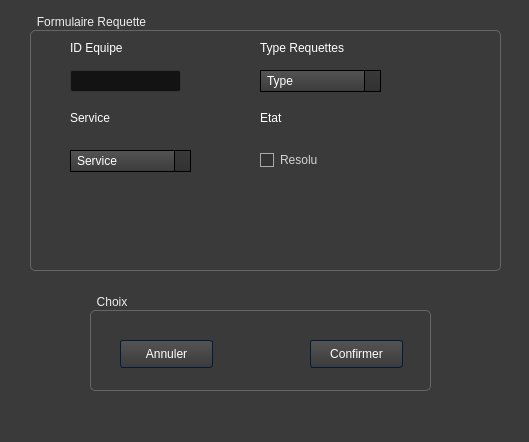
<?xml version="1.0" encoding="UTF-8"?>
<ui version="4.0">
 <class>ModW</class>
 <widget class="QDialog" name="ModW">
  <property name="geometry">
   <rect>
    <x>0</x>
    <y>0</y>
    <width>529</width>
    <height>442</height>
   </rect>
  </property>
  <property name="windowTitle">
   <string>Dialog</string>
  </property>
  <property name="styleSheet">
   <string notr="true">/*-----QWidget-----*/
QWidget
{
        background-color: #3a3a3a;
        color: #fff;
        selection-background-color: #b78620;
        selection-color: #000;

}


/*-----QLabel-----*/
QLabel
{
        background-color: transparent;
        color: #fff;

}


/*-----QMenuBar-----*/
QMenuBar
{
        background-color: qlineargradient(spread:repeat, x1:1, y1:0, x2:1, y2:1, stop:0 rgba(57, 57, 57, 255),stop:1 rgba(50, 50, 50, 255));
        border: 1px solid #000;
        color: #fff;

}


QMenuBar::item
{
        background-color: transparent;

}


QMenuBar::item:selected
{
        background-color: rgba(183, 134, 32, 20%);
        border: 1px solid #b78620;
        color: #fff;

}


QMenuBar::item:pressed
{
        background-color: rgb(183, 134, 32);
        border: 1px solid #b78620;
        color: #fff;

}


/*-----QMenu-----*/
QMenu
{
    background-color: qlineargradient(spread:repeat, x1:1, y1:0, x2:1, y2:1, stop:0 rgba(57, 57, 57, 255),stop:1 rgba(50, 50, 50, 255));
    border: 1px solid #222;
    padding: 4px;
        color: #fff;

}


QMenu::item
{
    background-color: transparent;
    padding: 2px 20px 2px 20px;

}


QMenu::separator
{
        background-color: rgb(183, 134, 32);
        height: 1px;

}


QMenu::item:disabled
{
    color: #555;
    background-color: transparent;
    padding: 2px 20px 2px 20px;

}


QMenu::item:selected
{
        background-color: rgba(183, 134, 32, 20%);
        border: 1px solid #b78620;
        color: #fff;

}


/*-----QToolBar-----*/
QToolBar
{
        background-color: qlineargradient(spread:repeat, x1:1, y1:0, x2:1, y2:1, stop:0 rgba(69, 69, 69, 255),stop:1 rgba(58, 58, 58, 255));
        border-top: none;
        border-bottom: 1px solid #4f4f4f;
        border-left: 1px solid #4f4f4f;
        border-right: 1px solid #4f4f4f;

}


QToolBar::separator
{
        background-color: #2e2e2e;
        width: 1px;

}


/*-----QToolButton-----*/
QToolButton
{
        background-color: transparent;
        color: #fff;
        padding: 5px;
        padding-left: 8px;
        padding-right: 8px;
        margin-left: 1px;
}


QToolButton:hover
{
        background-color: rgba(183, 134, 32, 20%);
        border: 1px solid #b78620;
        color: #fff;

}


QToolButton:pressed
{
        background-color: qlineargradient(spread:repeat, x1:1, y1:0, x2:1, y2:1, stop:0 rgba(57, 57, 57, 255),stop:1 rgba(50, 50, 50, 255));
        border: 1px solid #b78620;

}


QToolButton:checked
{
        background-color: qlineargradient(spread:repeat, x1:1, y1:0, x2:1, y2:1, stop:0 rgba(57, 57, 57, 255),stop:1 rgba(50, 50, 50, 255));
        border: 1px solid #222;
}


/*-----QPushButton-----*/
QPushButton
{
        background-color: qlineargradient(spread:repeat, x1:1, y1:0, x2:1, y2:1, stop:0 rgba(84, 84, 84, 255),stop:1 rgba(59, 59, 59, 255));
        color: #ffffff;
        min-width: 80px;
        border-style: solid;
        border-width: 1px;
        border-radius: 3px;
        border-color: #051a39;
        padding: 5px;

}


QPushButton::flat
{
        background-color: transparent;
        border: none;
        color: #fff;

}


QPushButton::disabled
{
        background-color: #404040;
        color: #656565;
        border-color: #051a39;

}


QPushButton::hover
{
        background-color: rgba(183, 134, 32, 20%);
        border: 1px solid #b78620;

}


QPushButton::pressed
{
        background-color: qlineargradient(spread:repeat, x1:1, y1:0, x2:1, y2:1, stop:0 rgba(74, 74, 74, 255),stop:1 rgba(49, 49, 49, 255));
        border: 1px solid #b78620;

}


QPushButton::checked
{
        background-color: qlineargradient(spread:repeat, x1:1, y1:0, x2:1, y2:1, stop:0 rgba(74, 74, 74, 255),stop:1 rgba(49, 49, 49, 255));
        border: 1px solid #222;

}


/*-----QLineEdit-----*/
QLineEdit
{
        background-color: #131313;
        color : #eee;
        border: 1px solid #343434;
        border-radius: 2px;
        padding: 3px;
        padding-left: 5px;

}


/*-----QPlainTExtEdit-----*/
QPlainTextEdit
{
        background-color: #131313;
        color : #eee;
        border: 1px solid #343434;
        border-radius: 2px;
        padding: 3px;
        padding-left: 5px;

}


/*-----QTabBar-----*/
QTabBar::tab
{
        background-color: qlineargradient(spread:repeat, x1:1, y1:0, x2:1, y2:1, stop:0 rgba(84, 84, 84, 255),stop:1 rgba(59, 59, 59, 255));
        color: #ffffff;
        border-style: solid;
        border-width: 1px;
        border-color: #666;
        border-bottom: none;
        padding: 5px;
        padding-left: 15px;
        padding-right: 15px;

}


QTabWidget::pane
{
        background-color: red;
        border: 1px solid #666;
        top: 1px;

}


QTabBar::tab:last
{
        margin-right: 0;

}


QTabBar::tab:first:!selected
{
        background-color: #0c0c0d;
        margin-left: 0px;

}


QTabBar::tab:!selected
{
        color: #b1b1b1;
        border-bottom-style: solid;
        background-color: #0c0c0d;

}


QTabBar::tab:selected
{
        margin-bottom: 0px;

}


QTabBar::tab:!selected:hover
{
        border-top-color: #b78620;

}


/*-----QComboBox-----*/
QComboBox
{
    background-color: qlineargradient(spread:repeat, x1:1, y1:0, x2:1, y2:1, stop:0 rgba(84, 84, 84, 255),stop:1 rgba(59, 59, 59, 255));
    border: 1px solid #000;
    padding-left: 6px;
    color: #ffffff;
    height: 20px;

}


QComboBox::disabled
{
        background-color: #404040;
        color: #656565;
        border-color: #051a39;

}


QComboBox:on
{
    background-color: #b78620;
        color: #000;

}


QComboBox QAbstractItemView
{
    background-color: #383838;
    color: #ffffff;
    border: 1px solid black;
    selection-background-color: #b78620;
    outline: 0;

}


QComboBox::drop-down
{
        background-color: qlineargradient(spread:repeat, x1:1, y1:0, x2:1, y2:1, stop:0 rgba(57, 57, 57, 255),stop:1 rgba(50, 50, 50, 255));
    subcontrol-origin: padding;
    subcontrol-position: top right;
    width: 15px;
    border-left-width: 1px;
    border-left-color: black;
    border-left-style: solid;

}


QComboBox::down-arrow
{
    image: url(://arrow-down.png);
    width: 8px;
    height: 8px;
}


/*-----QSpinBox &amp; QDateTimeEdit-----*/
QSpinBox,
QDateTimeEdit
{
    background-color: #131313;
        color : #eee;
        border: 1px solid #343434;
        padding: 3px;
        padding-left: 5px;
    border-radius : 2px;

}


QSpinBox::up-button,
QDateTimeEdit::up-button
{
        border-top-right-radius:2px;
        background-color: #777777;
    width: 16px;
    border-width: 1px;

}


QSpinBox::up-button:hover,
QDateTimeEdit::up-button:hover
{
        background-color: #585858;

}


QSpinBox::up-button:pressed,
QDateTimeEdit::up-button:pressed
{
        background-color: #252525;
    width: 16px;
    border-width: 1px;

}


QSpinBox::up-arrow,
QDateTimeEdit::up-arrow
{
    image: url(://arrow-up.png);
    width: 7px;
    height: 7px;

}


QSpinBox::down-button,
QDateTimeEdit::down-button
{
        border-bottom-right-radius:2px;
        background-color: #777777;
    width: 16px;
    border-width: 1px;

}


QSpinBox::down-button:hover,
QDateTimeEdit::down-button:hover
{
        background-color: #585858;

}


QSpinBox::down-button:pressed,
QDateTimeEdit::down-button:pressed
{
        background-color: #252525;
    width: 16px;
    border-width: 1px;

}


QSpinBox::down-arrow,
QDateTimeEdit::down-arrow
{
    image: url(://arrow-down.png);
    width: 7px;
    height: 7px;

}


/*-----QGroupBox-----*/
QGroupBox
{
    border: 1px solid;
    border-color: #666666;
        border-radius: 5px;
    margin-top: 20px;

}


QGroupBox::title
{
    background-color: transparent;
    color: #eee;
    subcontrol-origin: margin;
    padding: 5px;
        border-top-left-radius: 3px;
        border-top-right-radius: 3px;

}


/*-----QHeaderView-----*/
QHeaderView::section
{
    background-color: qlineargradient(spread:repeat, x1:1, y1:0, x2:1, y2:1, stop:0 rgba(60, 60, 60, 255),stop:1 rgba(50, 50, 50, 255));
        border: 1px solid #000;
    color: #fff;
    text-align: left;
        padding: 4px;

}


QHeaderView::section:disabled
{
    background-color: #525251;
    color: #656565;

}


QHeaderView::section:checked
{
    background-color: qlineargradient(spread:repeat, x1:1, y1:0, x2:1, y2:1, stop:0 rgba(60, 60, 60, 255),stop:1 rgba(50, 50, 50, 255));
    color: #fff;

}


QHeaderView::section::vertical::first,
QHeaderView::section::vertical::only-one
{
    border-top: 1px solid #353635;

}


QHeaderView::section::vertical
{
    border-top: 1px solid #353635;

}


QHeaderView::section::horizontal::first,
QHeaderView::section::horizontal::only-one
{
    border-left: 1px solid #353635;

}


QHeaderView::section::horizontal
{
    border-left: 1px solid #353635;

}


QTableCornerButton::section
{
    background-color: qlineargradient(spread:repeat, x1:1, y1:0, x2:1, y2:1, stop:0 rgba(60, 60, 60, 255),stop:1 rgba(50, 50, 50, 255));
        border: 1px solid #000;
    color: #fff;

}


/*-----QTreeWidget-----*/
QTreeView
{
        show-decoration-selected: 1;
        alternate-background-color: #3a3a3a;
        selection-color: #fff;
        background-color: #2d2d2d;
        border: 1px solid gray;
        padding-top : 5px;
        color: #fff;
        font: 8pt;

}


QTreeView::item:selected
{
        color:#fff;
        background-color: #b78620;
        border-radius: 0px;

}


QTreeView::item:!selected:hover
{
    background-color: #262626;
    border: none;
    color: white;

}


QTreeView::branch:has-children:!has-siblings:closed,
QTreeView::branch:closed:has-children:has-siblings
{
        image: url(://tree-closed.png);

}


QTreeView::branch:open:has-children:!has-siblings,
QTreeView::branch:open:has-children:has-siblings
{
        image: url(://tree-open.png);

}


/*-----QListView-----*/
QListView
{
        background-color: qlineargradient(spread:repeat, x1:1, y1:0, x2:1, y2:1, stop:0 rgba(83, 83, 83, 255),stop:0.293269 rgba(81, 81, 81, 255),stop:0.634615 rgba(79, 79, 79, 255),stop:1 rgba(83, 83, 83, 255));
    border : none;
    color: white;
    show-decoration-selected: 1;
    outline: 0;
        border: 1px solid gray;

}


QListView::disabled
{
        background-color: #656565;
        color: #1b1b1b;
    border: 1px solid #656565;

}


QListView::item
{
        background-color: #2d2d2d;
    padding: 1px;

}


QListView::item:alternate
{
    background-color: #3a3a3a;

}


QListView::item:selected
{
        background-color: #b78620;
        border: 1px solid #b78620;
        color: #fff;

}


QListView::item:selected:!active
{
        background-color: #b78620;
        border: 1px solid #b78620;
        color: #fff;

}


QListView::item:selected:active
{
        background-color: #b78620;
        border: 1px solid #b78620;
        color: #fff;

}


QListView::item:hover {
    background-color: #262626;
    border: none;
    color: white;

}


/*-----QCheckBox-----*/
QCheckBox
{
        background-color: transparent;
    color: lightgray;
        border: none;

}


QCheckBox::indicator
{
    background-color: #323232;
    border: 1px solid darkgray;
    width: 12px;
    height: 12px;

}


QCheckBox::indicator:checked
{
    image:url(&quot;./ressources/check.png&quot;);
        background-color: #b78620;
    border: 1px solid #3a546e;

}


QCheckBox::indicator:unchecked:hover
{
        border: 1px solid #b78620;

}


QCheckBox::disabled
{
        color: #656565;

}


QCheckBox::indicator:disabled
{
        background-color: #656565;
        color: #656565;
    border: 1px solid #656565;

}

/*-----QSlider-----*/
QSlider::groove:horizontal
{
        background-color: transparent;
        height: 3px;

}


QSlider::sub-page:horizontal
{
        background-color: #b78620;

}


QSlider::add-page:horizontal
{
        background-color: #131313;

}


QSlider::handle:horizontal
{
        background-color: #b78620;
        width: 14px;
        margin-top: -6px;
        margin-bottom: -6px;
        border-radius: 6px;

}


QSlider::handle:horizontal:hover
{
        background-color: #d89e25;
        border-radius: 6px;

}


QSlider::sub-page:horizontal:disabled
{
        background-color: #bbb;
        border-color: #999;

}


QSlider::add-page:horizontal:disabled
{
        background-color: #eee;
        border-color: #999;

}


QSlider::handle:horizontal:disabled
{
        background-color: #eee;
        border: 1px solid #aaa;
        border-radius: 3px;

}


/*-----QScrollBar-----*/
QScrollBar:horizontal
{
    border: 1px solid #222222;
    background-color: #3d3d3d;
    height: 15px;
    margin: 0px 16px 0 16px;

}


QScrollBar::handle:horizontal
{
        background-color: qlineargradient(spread:repeat, x1:1, y1:0, x2:1, y2:1, stop:0 rgba(97, 97, 97, 255),stop:1 rgba(90, 90, 90, 255));
        border: 1px solid #2d2d2d;
    min-height: 20px;

}


QScrollBar::add-line:horizontal
{
        background-color: qlineargradient(spread:repeat, x1:1, y1:0, x2:1, y2:1, stop:0 rgba(97, 97, 97, 255),stop:1 rgba(90, 90, 90, 255));
        border: 1px solid #2d2d2d;
    width: 15px;
    subcontrol-position: right;
    subcontrol-origin: margin;

}


QScrollBar::sub-line:horizontal
{
        background-color: qlineargradient(spread:repeat, x1:1, y1:0, x2:1, y2:1, stop:0 rgba(97, 97, 97, 255),stop:1 rgba(90, 90, 90, 255));
        border: 1px solid #2d2d2d;
    width: 15px;
    subcontrol-position: left;
    subcontrol-origin: margin;

}


QScrollBar::right-arrow:horizontal
{
    image: url(://arrow-right.png);
    width: 6px;
    height: 6px;

}


QScrollBar::left-arrow:horizontal
{
    image: url(://arrow-left.png);
    width: 6px;
    height: 6px;

}


QScrollBar::add-page:horizontal, QScrollBar::sub-page:horizontal
{
    background: none;

}


QScrollBar:vertical
{
    background-color: #3d3d3d;
    width: 16px;
        border: 1px solid #2d2d2d;
    margin: 16px 0px 16px 0px;

}


QScrollBar::handle:vertical
{
    background-color: qlineargradient(spread:repeat, x1:1, y1:0, x2:1, y2:1, stop:0 rgba(97, 97, 97, 255),stop:1 rgba(90, 90, 90, 255));
        border: 1px solid #2d2d2d;
    min-height: 20px;

}


QScrollBar::add-line:vertical
{
        background-color: qlineargradient(spread:repeat, x1:1, y1:0, x2:1, y2:1, stop:0 rgba(97, 97, 97, 255),stop:1 rgba(90, 90, 90, 255));
        border: 1px solid #2d2d2d;
    height: 15px;
    subcontrol-position: bottom;
    subcontrol-origin: margin;

}


QScrollBar::sub-line:vertical
{
        background-color: qlineargradient(spread:repeat, x1:1, y1:0, x2:1, y2:1, stop:0 rgba(97, 97, 97, 255),stop:1 rgba(90, 90, 90, 255));
        border: 1px solid #2d2d2d;
    height: 15px;
    subcontrol-position: top;
    subcontrol-origin: margin;

}


QScrollBar::up-arrow:vertical
{
    image: url(://arrow-up.png);
    width: 6px;
    height: 6px;

}


QScrollBar::down-arrow:vertical
{
    image: url(://arrow-down.png);
    width: 6px;
    height: 6px;

}


QScrollBar::add-page:vertical, QScrollBar::sub-page:vertical
{
    background: none;

}</string>
  </property>
  <widget class="QGroupBox" name="groupBox">
   <property name="geometry">
    <rect>
     <x>30</x>
     <y>10</y>
     <width>471</width>
     <height>261</height>
    </rect>
   </property>
   <property name="title">
    <string>Formulaire Requette</string>
   </property>
   <widget class="QComboBox" name="ModRqServ">
    <property name="geometry">
     <rect>
      <x>40</x>
      <y>140</y>
      <width>121</width>
      <height>22</height>
     </rect>
    </property>
    <item>
     <property name="text">
      <string>Service</string>
     </property>
    </item>
    <item>
     <property name="text">
      <string>Urgence</string>
     </property>
    </item>
    <item>
     <property name="text">
      <string>Pediatrie</string>
     </property>
    </item>
    <item>
     <property name="text">
      <string>Secretariat</string>
     </property>
    </item>
    <item>
     <property name="text">
      <string>Neurologie</string>
     </property>
    </item>
    <item>
     <property name="text">
      <string>Cardio</string>
     </property>
    </item>
    <item>
     <property name="text">
      <string>Psychiatrie</string>
     </property>
    </item>
   </widget>
   <widget class="QComboBox" name="ModRqType">
    <property name="geometry">
     <rect>
      <x>230</x>
      <y>60</y>
      <width>121</width>
      <height>22</height>
     </rect>
    </property>
    <item>
     <property name="text">
      <string>Type</string>
     </property>
    </item>
    <item>
     <property name="text">
      <string>Preventive</string>
     </property>
    </item>
    <item>
     <property name="text">
      <string>Curative</string>
     </property>
    </item>
    <item>
     <property name="text">
      <string>Urgente</string>
     </property>
    </item>
   </widget>
   <widget class="QLineEdit" name="ModRqIdEq">
    <property name="geometry">
     <rect>
      <x>40</x>
      <y>60</y>
      <width>111</width>
      <height>22</height>
     </rect>
    </property>
   </widget>
   <widget class="QCheckBox" name="ModRqEtat">
    <property name="geometry">
     <rect>
      <x>230</x>
      <y>140</y>
      <width>83</width>
      <height>20</height>
     </rect>
    </property>
    <property name="text">
     <string>Resolu</string>
    </property>
   </widget>
   <widget class="QLabel" name="label_2">
    <property name="geometry">
     <rect>
      <x>40</x>
      <y>30</y>
      <width>56</width>
      <height>16</height>
     </rect>
    </property>
    <property name="text">
     <string>ID Equipe</string>
    </property>
   </widget>
   <widget class="QLabel" name="label_3">
    <property name="geometry">
     <rect>
      <x>40</x>
      <y>100</y>
      <width>56</width>
      <height>16</height>
     </rect>
    </property>
    <property name="text">
     <string>Service</string>
    </property>
   </widget>
   <widget class="QLabel" name="label_5">
    <property name="geometry">
     <rect>
      <x>230</x>
      <y>30</y>
      <width>91</width>
      <height>16</height>
     </rect>
    </property>
    <property name="text">
     <string>Type Requettes</string>
    </property>
   </widget>
   <widget class="QLabel" name="label_7">
    <property name="geometry">
     <rect>
      <x>230</x>
      <y>100</y>
      <width>56</width>
      <height>16</height>
     </rect>
    </property>
    <property name="text">
     <string>Etat</string>
    </property>
   </widget>
  </widget>
  <widget class="QGroupBox" name="groupBox_2">
   <property name="geometry">
    <rect>
     <x>90</x>
     <y>290</y>
     <width>341</width>
     <height>101</height>
    </rect>
   </property>
   <property name="title">
    <string>Choix</string>
   </property>
   <widget class="QPushButton" name="ConfirmModif">
    <property name="geometry">
     <rect>
      <x>220</x>
      <y>50</y>
      <width>93</width>
      <height>28</height>
     </rect>
    </property>
    <property name="text">
     <string>Confirmer</string>
    </property>
   </widget>
   <widget class="QPushButton" name="CancelModif">
    <property name="geometry">
     <rect>
      <x>30</x>
      <y>50</y>
      <width>93</width>
      <height>28</height>
     </rect>
    </property>
    <property name="text">
     <string>Annuler</string>
    </property>
   </widget>
  </widget>
 </widget>
 <resources/>
 <connections/>
</ui>
